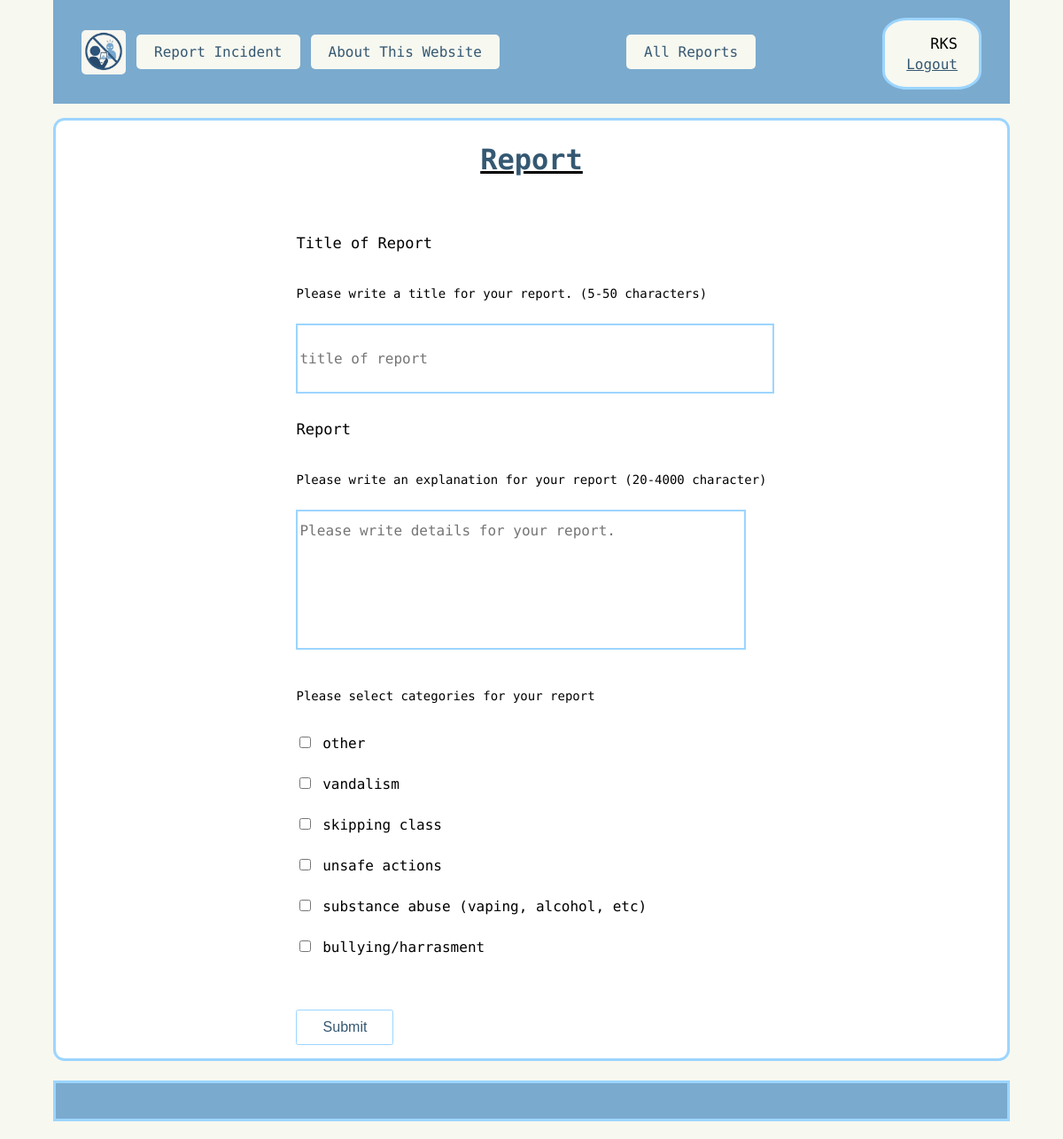
The page / (signed in) on the database its author committed.
### routes.py (models this page shows, shortened)
class User(UserMixin, db.Model):
    __tablename__ = "User"
    user_id = db.Column(db.Integer, primary_key=True)
    user_name = db.Column(db.String, nullable=False, unique=True)
    password = db.Column(db.String, nullable=False )
    teacher_code = db.Column(db.String, nullable=False, unique=True)
    admin = db.Column(db.Integer, nullable=False, default=0)

class Type(db.Model):
    __tablename__ = "Type"
    type_id = db.Column(db.Integer, primary_key=True)
    type = db.Column(db.String, nullable=False)

### routes.py (the view)
@app.route("/", methods=["GET", "POST"])
def report():
    form = ReportForm()
    form.type.choices = [(str(rt.type_id), rt.type) for rt in Type.query.all()]
    if form.validate_on_submit():
        title = form.title.data  # if form is filled, assign name
        report = form.report.data
        report_time = datetime.now().strftime("%Y-%m-%d %H:%M") # make report_time show only date, hour and minutes
        status_id = 4
        priority_id = 6
        new_report = Reports(
            report_title=title,
            report_detail=report,
            report_time=report_time,
            status_id=status_id,
            priority_id=priority_id
        )
        types = form.type.data
        for type_id_str in types: # loop each type
            type_obj = Type.query.get(int(type_id_str)) # query for type with the type id
            if type_obj:
                new_report.types.append(type_obj) # add to new report
        try:
            db.session.add(new_report) # add to db session
            db.session.commit() # commit to db
            form.title.data = ""  # reset for the next time
            form.report.data = ""
            form.type.data = []
            return render_template("report.html", title=title, form=form) #also return title to say report was submit
        except Exception:
            db.session.rollback() # take db session back
            flash("Something Went Wrong! Please try again...") # tell user it didn't work
            return render_template("report.html", form=form)
    else:
        return render_template("report.html", form=form)

### routes.py
class ReportForm(FlaskForm):
    title = StringField(
        "title",
        validators=[
            DataRequired(message="A title is required"),
            Length(
                min=5, max=50, message="The title must be between 5 and 50 characters"
            ),
        ],
    )
    report = TextAreaField(
        "reports",
        validators=[
            DataRequired(message="An explanation is required"),
            Length(min=20, message="A more detailed explanation is required"),
            Length(max=4000, message="Please write a more consise explanation"),
        ],
    )
    type = MultiCheckboxField(
        "type",
        choices=[],
        validators=[
            DataRequired(message="Please select a category"),
        ],
    )
    submit = SubmitField("Submit")

### routes.py (called while the page is built)
@login_manager.user_loader
def load_user(user_id): # look for user based on user_id
    return User.query.get(user_id)

### templates/report.html (shortened to what this page needs)
{%extends "layout.html"%}
{%block content%}
<div class="words">
    {% if title%}
    <div class="centre">
        <h1> Your report, "{{title}}" has been sent</h1><br>
        <a href="http://127.0.0.1:5000/">Write another report</a>
    </div>
    {% else %}
        <div class="centre">
            <u><h1>Report</h1></u>
        </div>
        <div class="centre1">
            <form method = "POST" novalidate>
                <p>Title of Report</p>
                <p class="add_info">Please write a title for your report. (5-50 characters)</p>
                {{ form.title(class_ = "form-control report-textbox", placeholder = "title of report") }}
                <br>
                <p>Report</p>
                <p class="add_info">Please write an explanation for your report (20-4000 character)</p>
                {{ form.report(class_ = "form-control report-textarea", placeholder = "Please write details for your report.") }}
                <br/>
                <p class="add_info">Please select categories for your report</p>
                <ul>
                    {% for subfield in form.type %}
                        <li>{{ subfield() }} {{ subfield.label }}</li>
                    {% endfor %}
                </ul>
                <br/>
                {{ form.submit(class_ = "form_button") }}
            </form>
        </div>
</div>
{% endif %}
{%endblock%}

### templates/header.html (shortened to what this page needs)
<nav>
    <div class="nav-left">
        <a href="http://127.0.0.1:5000/" class="link"><img class="logo" src="/static/images/Logo.png" alt="Logo" ></a>
        <a href="http://127.0.0.1:5000/" class="h_link">Report Incident</a>
        <a href="http://127.0.0.1:5000/about" class="h_link">About This Website</a>
    </div>
    {% if current_user.is_authenticated %}
        <div class="nav-right">
            <a href="http://127.0.0.1:5000/view" class="h_link">All Reports</a>
        </div>
        <div class="user_info">
            <p>{{ current_user.teacher_code }}</p>
            <a href="{{ url_for('logout') }}" class="link" >Logout</a>
        </div>
    {% elif  not current_user.is_authenticated %}
        <a href="{{ url_for('login') }}" class="h_link">teacher login</a>
    {% endif %}
</nav>

### static/style.css (style rules this page uses)
html, body { font-family: "Victor Mono", monospace; margin-top: 0px; margin-bottom: 0px; }
h1 { color: #355872; }
a { color: #355872; }
p { font-size: 17px; }
form input, form textarea { margin-bottom: 3px; }
.add_info { font-size: 14px; }
.words { display: grid; align-items: center; gap: 1rem; border: 3px solid #9CD5FF; background-color: white; border-radius: 0.8rem; margin-top: 1rem; margin-bottom: 1rem; padding: 0.15rem 1.5rem; overflow-wrap: break-word; line-height:2.5rem; }
.logo { width: auto; height: 50px; vertical-align: middle; border-radius: 5px; }
header nav { display: flex; align-items: center; justify-content: space-between; gap: 1rem; flex-wrap: wrap; }
.nav-right { display: flex; align-items: center; gap: 0.75rem; flex-wrap: wrap; }
.nav-left { display: flex; align-items: center; gap: 0.75rem; flex-wrap: wrap; }
.h_link { background-color: #F7F8F0; padding: 10px 20px; border-radius: 5px; text-decoration: none; color: #355872; }
.user_info { display: flex; flex-direction: column; align-items: flex-end; gap: 0.25rem; margin-top: 0.25rem; border: 3px solid #9CD5FF; padding: 1rem 1.5rem; background-color: #F7F8F0; border-radius: 25%; }
.user_info p { margin: 0; }
body { background-color: #F7F8F0; margin-left: 5%; margin-right: 5%; }
.centre { display: flex; flex-direction: column; flex-wrap: wrap; justify-content: center; align-items: center; }
.centre1 { display: flex; flex-wrap: wrap; justify-content: center; align-items: stretch; margin-bottom: 5%; }
.report-textbox { border: 2px solid #9CD5FF; font: inherit; width: 100%; height:8%; }
.report-textarea { border: 2px solid #9CD5FF; font: inherit; width: 100%; max-width: 500px; height: 150px; resize: none; }
form ul { list-style: none; padding: 0; margin: 10px 0; }
form li { margin-bottom: 6px; }
.form_button { background-color: white; padding: 10px 18px; border-radius: 2.5px; text-decoration: none; color: #355872; border: 1px solid #9CD5FF; font-size: 1rem; min-width: 110px; }

### rows shown on the page
User: teacher_code "RKS"
Type: label "other"
Type: label "vandalism"
Type: label "skipping class"
Type: label "unsafe actions"
Type: label "substance abuse (vaping, alcohol, etc)"
Type: label "bullying/harrasment"
